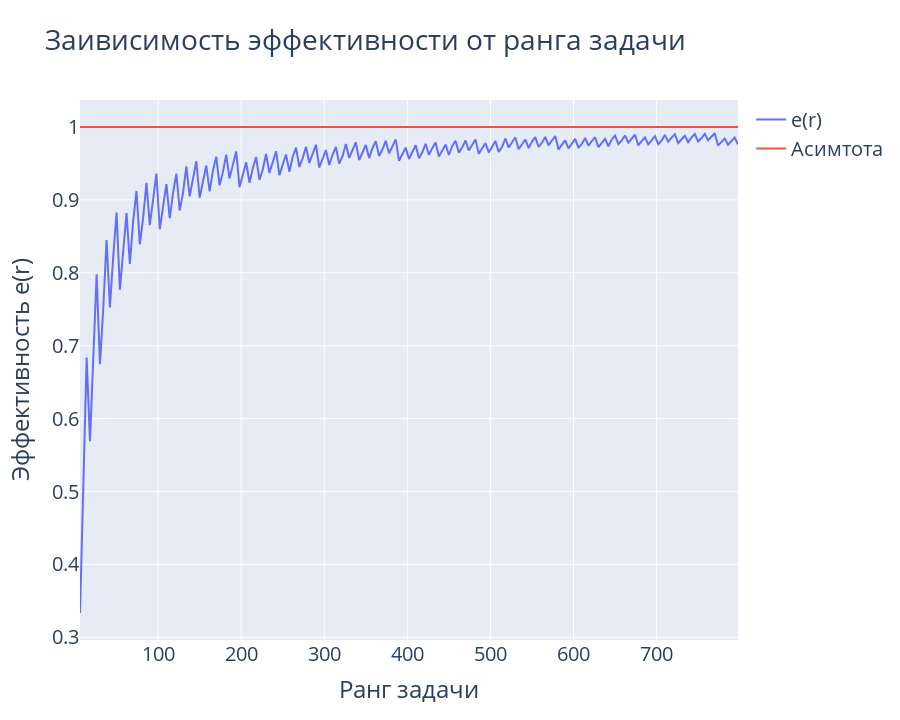

Here is the notebook cell this chart was saved with:
### Markdown cell above
## Efficency on rank

### Code cell
x = []
y = []
ranks = []
for i in range(1, 200):
    matrix = MatrixPU(config={'p': 1, 'q': 1, 'm': i, 'PROCS_ELEMS': 3})
    report = matrix.report
    x.append(report['rank'])
    y.append(report['efficency'])            
fig = go.Figure()
fig.add_trace(
    go.Scatter(x=x, y=y, name='e(r)',
               text=[f'r = {x}, e(r) = {y}' for x, y in zip(x, y)],
               mode='lines')
)
fig.add_trace(
    go.Scatter(x=[min(x), max(x)], y=[1, 1],
               name='Асимтота', mode='lines')               
)
fig.update_layout(title='Заивисимость эффективности от ранга задачи',
                  font=dict(size=20),
                  xaxis_title='Ранг задачи',
                  yaxis_title='Эффективность e(r)',
                  height=720)
fig.show()

### Figure 1 — Plotly figure (JSON) as saved in the notebook; plotly's stock layout.template omitted (floating-point values rounded to 4 significant figures; data arrays with more than 128 entries replaced by an {"elided": "..."} marker saying what was removed)
{"data": [{"mode": "lines", "name": "e(r)", "text": {"elided": "199 str values"}, "type": "scatter", "x": {"elided": "199 int values"}, "y": {"elided": "199 float values"}}, {"mode": "lines", "name": "Асимтота", "type": "scatter", "x": [6, 798], "y": [1, 1]}], "layout": {"font": {"size": 20}, "height": 720, "title": {"text": "Заивисимость эффективности от ранга задачи"}, "xaxis": {"title": {"text": "Ранг задачи"}}, "yaxis": {"title": {"text": "Эффективность e(r)"}}}}
